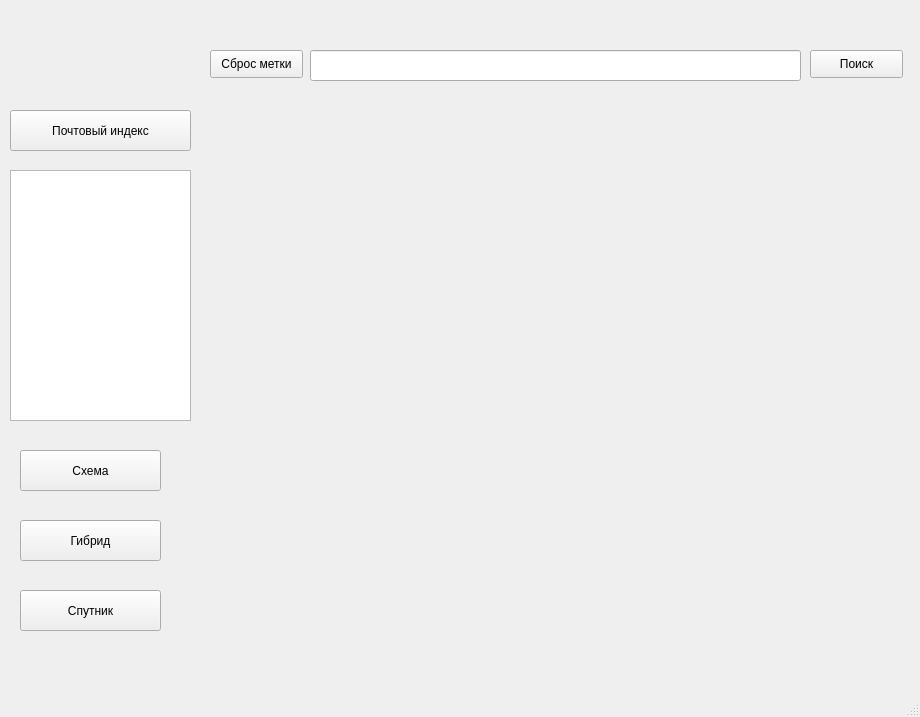
<?xml version="1.0" encoding="UTF-8"?>
<ui version="4.0">
 <class>MainWindow</class>
 <widget class="QMainWindow" name="MainWindow">
  <property name="geometry">
   <rect>
    <x>0</x>
    <y>0</y>
    <width>920</width>
    <height>717</height>
   </rect>
  </property>
  <property name="windowTitle">
   <string>MainWindow</string>
  </property>
  <widget class="QWidget" name="centralwidget">
   <widget class="QLabel" name="label">
    <property name="geometry">
     <rect>
      <x>220</x>
      <y>170</y>
      <width>661</width>
      <height>471</height>
     </rect>
    </property>
    <property name="text">
     <string/>
    </property>
   </widget>
   <widget class="QPushButton" name="pushButton">
    <property name="geometry">
     <rect>
      <x>20</x>
      <y>450</y>
      <width>141</width>
      <height>41</height>
     </rect>
    </property>
    <property name="text">
     <string>Схема</string>
    </property>
   </widget>
   <widget class="QPushButton" name="pushButton_2">
    <property name="geometry">
     <rect>
      <x>20</x>
      <y>520</y>
      <width>141</width>
      <height>41</height>
     </rect>
    </property>
    <property name="text">
     <string>Гибрид</string>
    </property>
   </widget>
   <widget class="QPushButton" name="pushButton_3">
    <property name="geometry">
     <rect>
      <x>20</x>
      <y>590</y>
      <width>141</width>
      <height>41</height>
     </rect>
    </property>
    <property name="text">
     <string>Спутник</string>
    </property>
   </widget>
   <widget class="QPushButton" name="pushButton_4">
    <property name="geometry">
     <rect>
      <x>810</x>
      <y>50</y>
      <width>93</width>
      <height>28</height>
     </rect>
    </property>
    <property name="text">
     <string>Поиск</string>
    </property>
   </widget>
   <widget class="QLineEdit" name="lineEdit">
    <property name="geometry">
     <rect>
      <x>310</x>
      <y>50</y>
      <width>491</width>
      <height>31</height>
     </rect>
    </property>
   </widget>
   <widget class="QPushButton" name="pushButton_5">
    <property name="geometry">
     <rect>
      <x>210</x>
      <y>50</y>
      <width>93</width>
      <height>28</height>
     </rect>
    </property>
    <property name="text">
     <string>Сброс метки</string>
    </property>
   </widget>
   <widget class="QTextBrowser" name="textBrowser">
    <property name="geometry">
     <rect>
      <x>10</x>
      <y>170</y>
      <width>181</width>
      <height>251</height>
     </rect>
    </property>
   </widget>
   <widget class="QPushButton" name="pushButton_6">
    <property name="geometry">
     <rect>
      <x>10</x>
      <y>110</y>
      <width>181</width>
      <height>41</height>
     </rect>
    </property>
    <property name="text">
     <string>Почтовый индекс</string>
    </property>
   </widget>
  </widget>
  <widget class="QMenuBar" name="menubar">
   <property name="geometry">
    <rect>
     <x>0</x>
     <y>0</y>
     <width>920</width>
     <height>26</height>
    </rect>
   </property>
  </widget>
  <widget class="QStatusBar" name="statusbar"/>
 </widget>
 <resources/>
 <connections/>
</ui>
